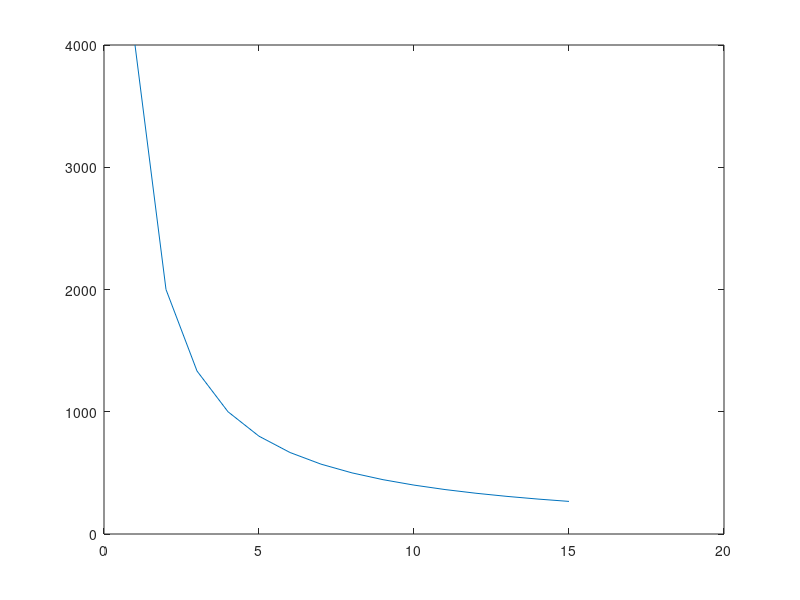
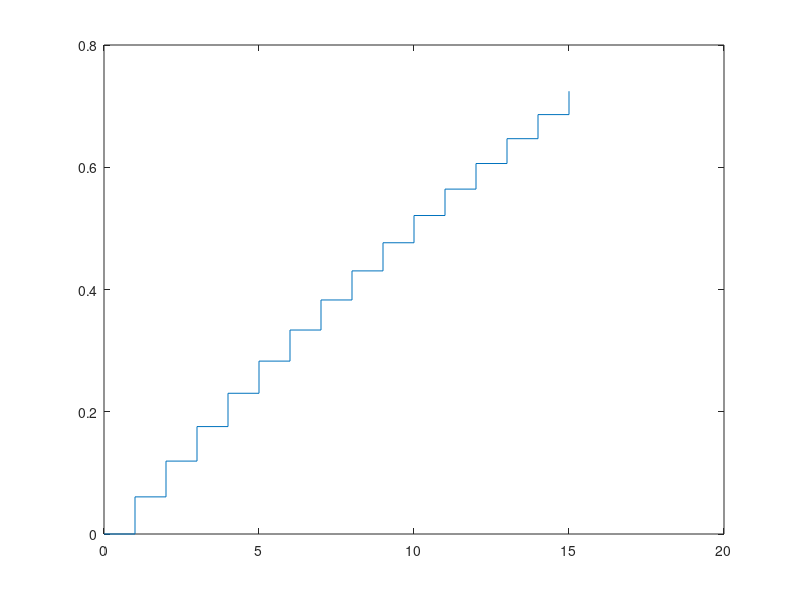

Here is the MATLAB script that generated these plots, in order:
clear all;
close all;

R0 = 75;
U0 = 3.3;
Rp = [500 1000 2000 4000 ];

bits = length(Rp);

x = 0:2^bits-1;
A = dec2bin(x,bits);

for i=1:bits
  B(:,i) = str2num(A(:,i));
end

Rb = B .* Rp;

for i = 1:2^bits
  y = Rb(i,:);
  Rs(i) = 1./sum(1./y(y>0));
end

V = U0*R0./(R0 + Rs);

[V_sort index_sort] = sort(V);

plot(x,Rs);
figure;
stairs(x,V);
